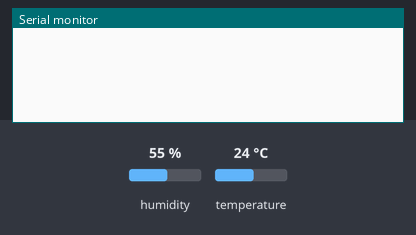
Bench run of a sketch on a simulated ESP8266 (Wemos D1 mini). Shown: the last lines printed to the serial monitor. Inputs (shaded band) come from the test bench; at power-on: humidity 55 %, temperature 24 °C. WiFi joins after 1.5 s; servers stay silent unless stated.

Above: at 3.0 s.
3.1 s: humidity set to 22 %
At 5.1 s:
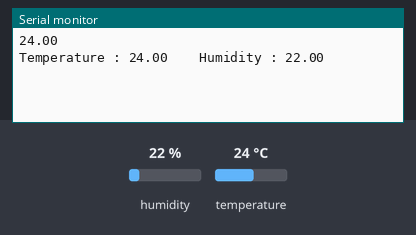
5.8 s: temperature set to 12 °C
At 7.2 s:
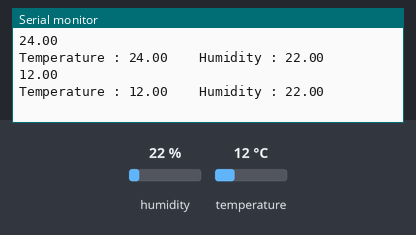
7.3 s: humidity set to 40 %
At 10.1 s:
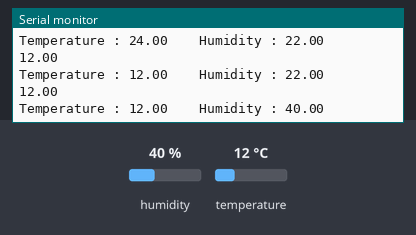

The sketch:

Edgent_ESP8266.ino
```cpp
#define BLYNK_TEMPLATE_ID "YourTemplateID"
#define BLYNK_DEVICE_NAME "dht11"
#define BLYNK_AUTH_TOKEN "YourAuthToken"
#define BLYNK_FIRMWARE_VERSION "0.1.0"
#define BLYNK_PRINT Serial
#include <ESP8266WiFi.h>
#include <BlynkSimpleEsp8266.h>


#include <DHT.h>


char auth[] = "YourAuthToken";
char ssid[] = "YourNetworkName";
char pass[] = "YourPassword";

#define DHTPIN 2
#define DHTTYPE DHT11
DHT dht(DHTPIN, DHTTYPE);
BlynkTimer timer;

void sendSensor(){
  float h = dht.readHumidity();
  float t = dht.readTemperature();
  if (isnan(h) || isnan(t)) {
    Serial.println("Failed to read from DHT sensor!");
    return;
  }

  Serial.println(t);
  Blynk.virtualWrite(V4, h);
  Blynk.virtualWrite(V5, t);
    Serial.print("Temperature : ");
    Serial.print(t);
    Serial.print("    Humidity : ");
    Serial.println(h);


  if(t > 30){
    Blynk.email("Your email", "Alert", "Temperature over 28C!");
    Blynk.logEvent("temp_alert","Temp above 30 degree");
  }
}

void setup(){
   Serial.begin(115200);
  Blynk.begin(auth, ssid, pass);
  dht.begin();
  timer.setInterval(2500L, sendSensor);
}

void loop(){
  Blynk.run();
  timer.run();
}
```

Measured:
- after the input at 3.1 s, the serial monitor: prints a new line after 1.2 s (image 1)
- after the input at 5.8 s, the serial monitor: prints a new line after 1.0 s (image 2)
- after the input at 7.3 s, the serial monitor: prints a new line after 2.0 s (image 3)
